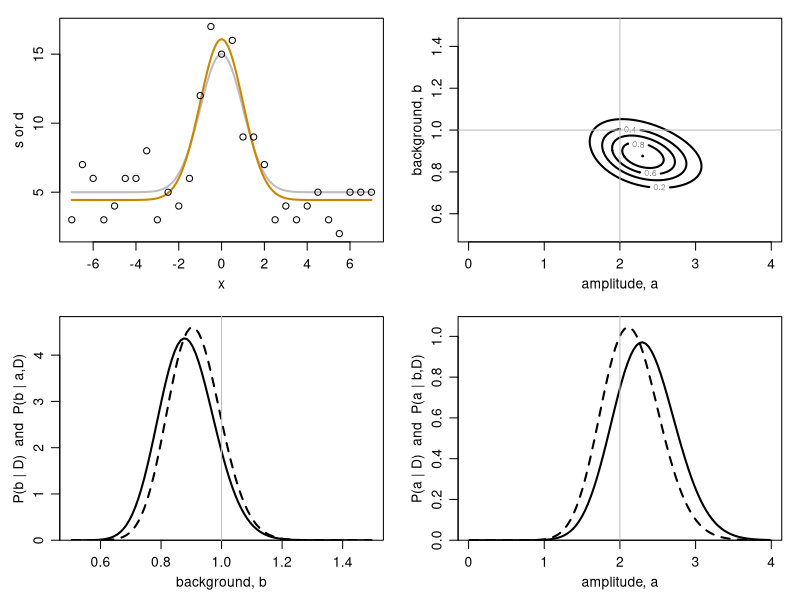
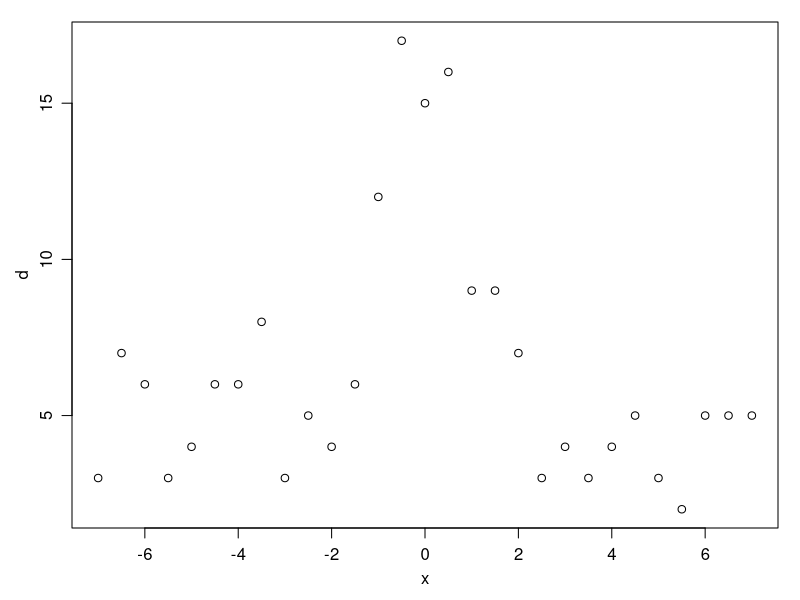

Here is the R script that generated these plots, in order:
##### C.A.L. Bailer-Jones, Practical Bayesian Inference, 2017
##### Version 2023-04. CC-BY-4.0 licence (see README file)

##### Infer posterior PDF over amplitude and background parameters

# Define function to return true signal at position x (generative model)
signal <- function(x, a, b, x0, w, t) {
  t*(a*exp(-(x-x0)^2/(2*w^2)) + b)
}

# Define function to return (natural) log posterior over (a,b).
# Prior on a and b: P(a,b) = const if a>0 and b>0, = 0 otherwise.
# Likelihood for one point is Poisson with mean d(x), so total 
# likelihood is their product. Unnormalized posterior is product of these.
# d and x are equal length vectors (or scalars). The rest are scalars.
logupost <- function(d, x, a, b, x0, w, t) {
  if(a<0 || b <0) {return(-Inf)} # the effect of the prior
  sum(dpois(d, lambda=signal(x, a, b, x0, w, t), log=TRUE))
}

# Set model parameters (true and fixed)
x0    <- 0 # centre of peak
w     <- 1 # sd of peak
atrue <- 2 # amplitude
btrue <- 1 # background
t     <- 5 # scale factor (exposure time -> sets SNR)

# Simulate some data (by drawing from the likelihood)
set.seed(202304)
xdat  <- seq(from=-7*w, to=7*w, by=0.5*w)
strue <- signal(xdat, atrue, btrue, x0, w, t)
ddat  <- rpois(length(strue), strue)
write.csv(cbind(xdat,ddat), file="signal_background_estimation.csv", 
          quote=FALSE, row.names=FALSE)

# Define sampling grid to compute posterior (will be normalized
# over this range too). uniGrid spans the range 0-1 with Nsamp 
# points. This is then scaled to cover the ranges alim and blim.
alim  <- c(0.0, 4.0)
blim  <- c(0.5, 1.5)
Nsamp <- 1e2
uniGrid <- seq(from=1/(2*Nsamp), to=1-1/(2*Nsamp), by=1/Nsamp)
delta_a <- diff(alim)/Nsamp 
delta_b <- diff(blim)/Nsamp
a <- alim[1] + diff(alim)*uniGrid 
b <- blim[1] + diff(blim)*uniGrid 

# Compute log unnormalized posterior, z = ln P^*(a,b|D), on a regular grid
z <- matrix(data=NA, nrow=length(a), ncol=length(b))
for(j in 1:length(a)) {
  for(k in 1:length(b)) {
    z[j,k] <- logupost(ddat, xdat, a[j], b[k], x0, w, t)
  }
}
z <- z - max(z) # set maximum to zero

# Compute normalized marginalized posteriors, P(a|D) and P(b|D)
# by summing over other parameter. Normalize by gridding.
p_a_D <- apply(exp(z), 1, sum)
p_a_D <- p_a_D/(delta_a*sum(p_a_D))
p_b_D <- apply(exp(z), 2, sum)
p_b_D <- p_b_D/(delta_b*sum(p_b_D))

# Compute mean, standard deviation, covariance, correlation, of a and b
mean_a <- delta_a * sum(a * p_a_D)
mean_b <- delta_b * sum(b * p_b_D)
sd_a   <- sqrt( delta_a * sum((a-mean_a)^2 * p_a_D) )
sd_b   <- sqrt( delta_b * sum((b-mean_b)^2 * p_b_D) )
# To calculate the covariance I need to normalize P(a,b|D) = exp(z).
# I do it here by brute force with two loops (there are better ways in R).
# The normalization constant is Z = delta_a*delta_b*sum(exp(z)).
# This is independent of (a,b) so can be calculated outside of the loops.
# The factor delta_a*delta_b will just cancel in the expression for 
# cov_ab, so I omit it entirely.
cov_ab <- 0
for(j in 1:length(a)) {
  for(k in 1:length(b)) {
    cov_ab <- cov_ab + (a[j]-mean_a)*(b[k]-mean_b)*exp(z[j,k])
  }
}
cov_ab <- cov_ab / sum(exp(z))
rho_ab <- cov_ab / (sd_a * sd_b)
cat("  a = ", mean_a, "+/-", sd_a, "\n")
cat("  b = ", mean_b, "+/-", sd_b, "\n")
cat("rho = ", rho_ab, "\n")

# Compute normalized conditional posteriors, P(a|b,D) and P(b|a,D)
# using true values of conditioned parameters. Vectorize(func, par)
# makes a vectorized function out of func in the parameter par.
p_a_bD <- exp(Vectorize(logupost, "a")(ddat, xdat, a, btrue, x0, w, t))
p_a_bD <- p_a_bD/(delta_a*sum(p_a_bD))
p_b_aD <- exp(Vectorize(logupost, "b")(ddat, xdat, atrue, b, x0, w, t))
p_b_aD <- p_b_aD/(delta_b*sum(p_b_aD))

# Make plots

pdf("signal_background_estimation_1.pdf", 7, 7)
# Plot true model (grey), mean model (orange) and data
par(mfrow=c(2,2), mgp=c(2,0.8,0), mar=c(3.5,3.5,1,1), oma=0.1*c(1,1,1,1))
xplot <- seq(from=min(xdat), to=max(xdat), by=0.05*w)
splot <- signal(xplot, atrue, btrue, x0, w, t)
plot(xplot, splot, ylim=range(c(splot, ddat)), xlab="x", ylab="s or d", 
     type="l", col="grey", lwd=2)
splot_mean <- signal(xplot, mean_a, mean_b, x0, w, t)
lines(xplot, splot_mean, col="orange3", lwd=2)
points(xdat, ddat)
# Plot unnormalized 2D posterior as contours.
# Note that they are labelled by posterior density relative to peak, 
# NOT by how much probabilty they enclose.
contour(a, b, exp(z), nlevels=5, labcex=0.5, lwd=2, xlab="amplitude, a", 
        ylab="background, b")
abline(v=2,h=1,col="grey")
# Plot the 1D marginalized posteriors
plot(b, p_b_D, xlab="background, b", yaxs="i", 
     ylim=1.05*c(0,max(p_b_D, p_b_aD)), ylab="P(b | D)  and  P(b | a,D)", 
     type="l", lwd=2)
lines(b, p_b_aD, lwd=2, lty=2)
abline(v=btrue, col="grey")
plot(a, p_a_D, xlab="amplitude, a", yaxs="i", 
     ylim=1.05*c(0,max(p_a_D, p_a_bD)), ylab="P(a | D)  and  P(a | b,D)", 
     type="l", lwd=2)
lines(a, p_a_bD, lwd=2, lty=2)
abline(v=atrue, col="grey")
dev.off()

pdf("signal_background_estimation_0.pdf", 4, 4)
# Plot data
par(mfrow=c(1,1), mgp=c(2.0,0.8,0), mar=c(3.5,3.5,1,1), oma=0.1*c(1,1,1,1))
xplot <- seq(from=min(xdat), to=max(xdat), by=0.05*w)
plot(xdat, ddat, ylim=range(c(splot, ddat)), xlab="x", ylab="d")
dev.off()

